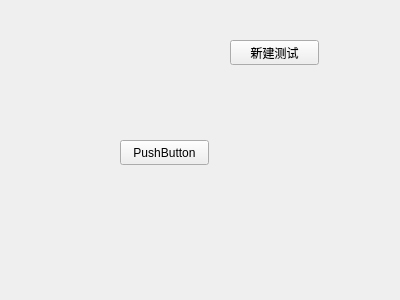
<?xml version="1.0" encoding="UTF-8"?>
<ui version="4.0">
 <class>TestWidget</class>
 <widget class="QWidget" name="TestWidget">
  <property name="geometry">
   <rect>
    <x>0</x>
    <y>0</y>
    <width>400</width>
    <height>300</height>
   </rect>
  </property>
  <property name="windowTitle">
   <string>Form</string>
  </property>
  <widget class="QPushButton" name="btn_new_test">
   <property name="geometry">
    <rect>
     <x>230</x>
     <y>40</y>
     <width>89</width>
     <height>25</height>
    </rect>
   </property>
   <property name="text">
    <string>新建测试</string>
   </property>
  </widget>
  <widget class="QPushButton" name="pushButton">
   <property name="geometry">
    <rect>
     <x>120</x>
     <y>140</y>
     <width>89</width>
     <height>25</height>
    </rect>
   </property>
   <property name="text">
    <string>PushButton</string>
   </property>
  </widget>
 </widget>
 <resources/>
 <connections/>
</ui>
